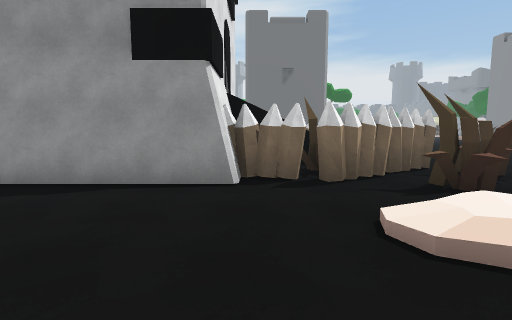
[1] (above)

23 first-person views from a walk through a 3-D level made in the Unity game engine. The camera is 1.4 m above the floor, tilts 6° down and sees 85° across. The floor is counted in squares, 2 m on a side. Each view is taken from the middle of a square. On the plan, view 1 faces up. The plan holds only what a view shows up to about 9 squares ahead; the rest is blank. The place goes on beyond the plan. The player is left out. Some animated figures are left out. Some surface patterns are stand-ins.

[2]
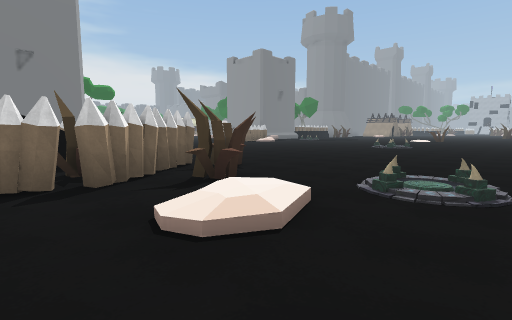

[3]
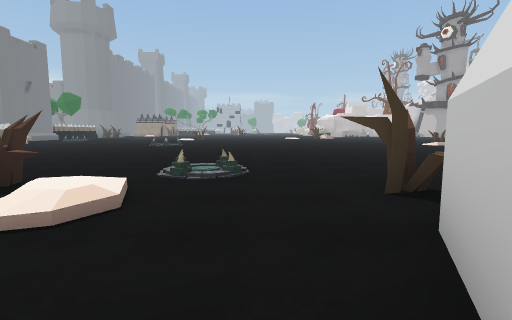

[4]
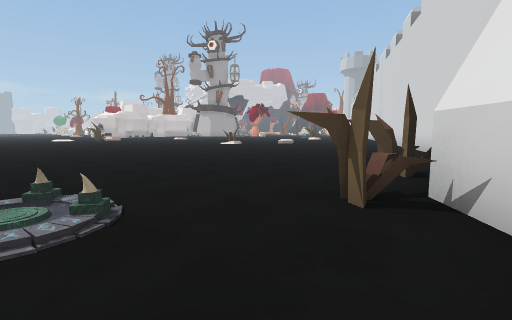

[5]
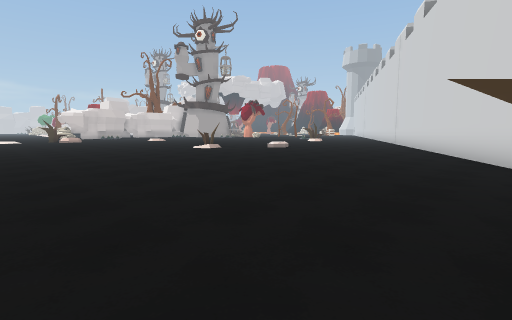

[6]
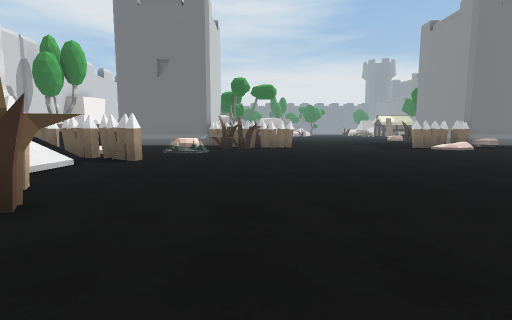

[7]
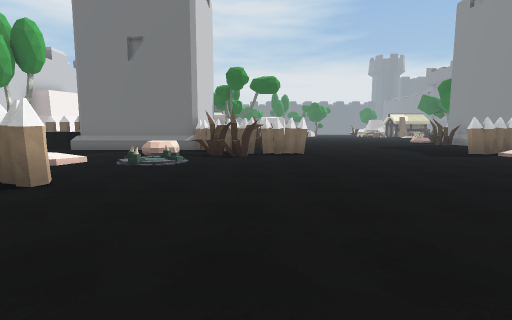

[8]
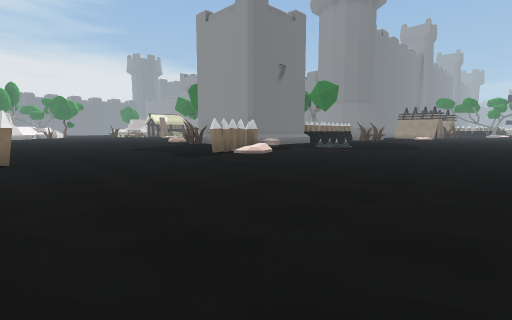

[9]
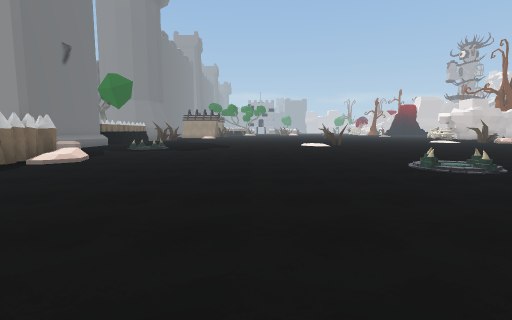

[10]
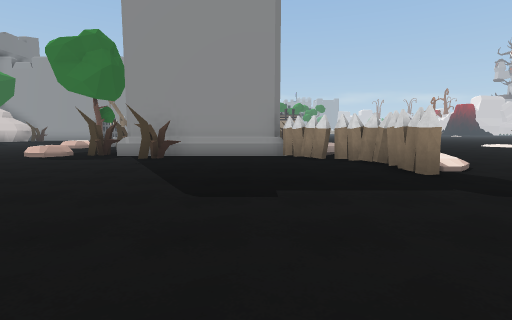

[11]
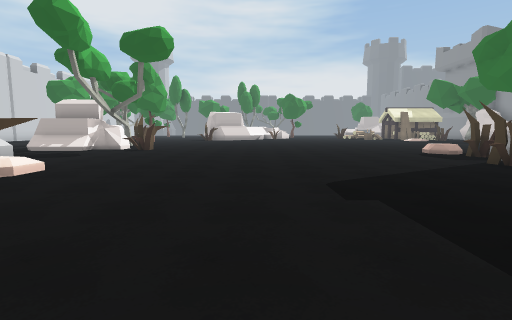

[12]
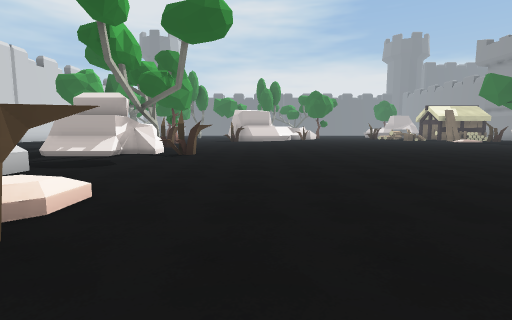

[13]
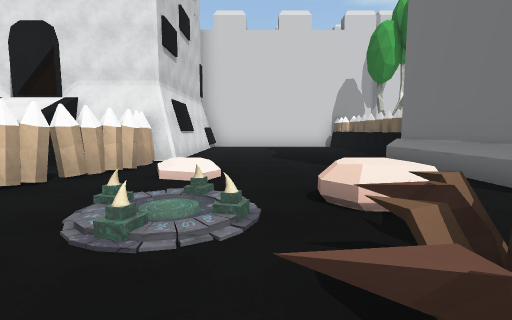

[14]
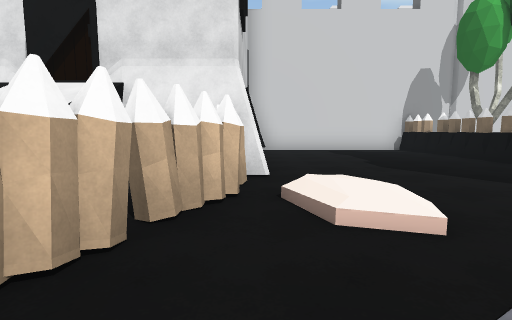

[15]
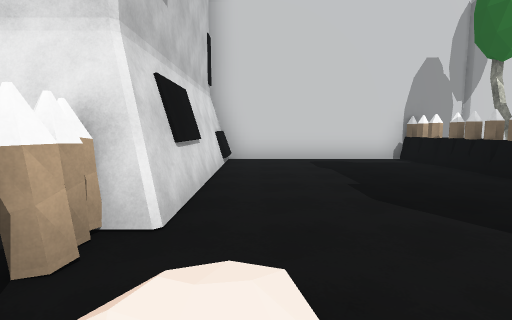

[16]
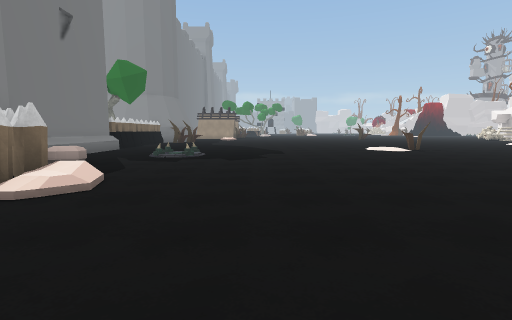

[17]
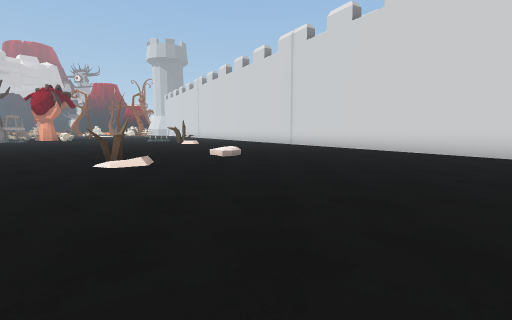

[18]
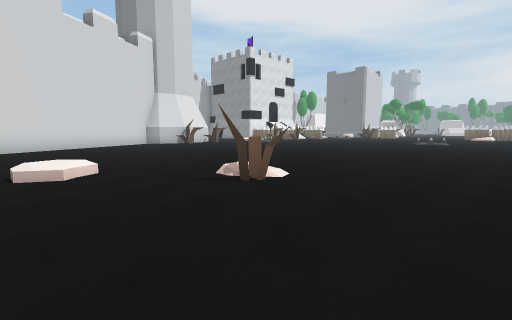

[19]
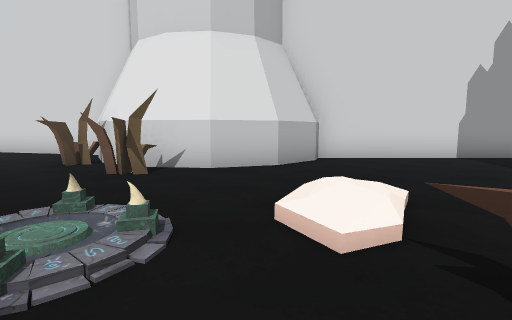

[20]
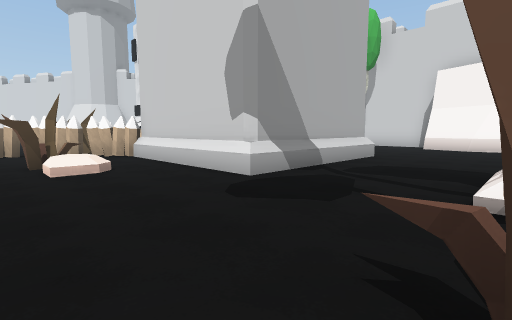

[21]
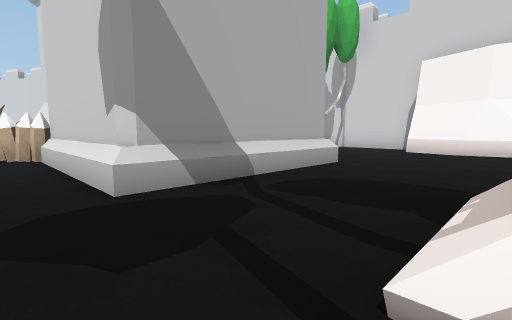

[22]
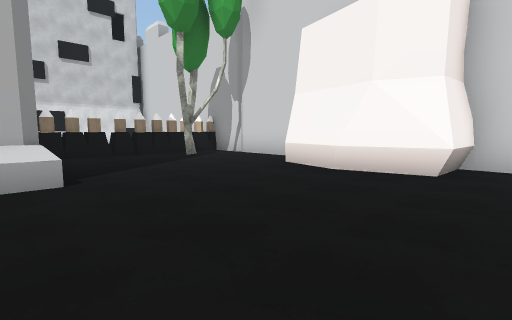

[23]
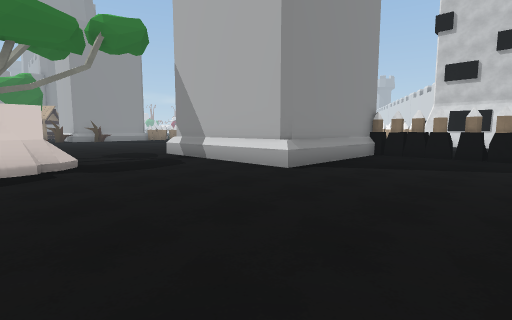

### Floor plan
Key: @ floor where view 1 was taken; # wall or solid block; . floor; / step, stairs or slope; = window, fence, low wall or low ledge; ^ raised ledge; O other object.
Columns run from 6 left of view 1 to 19 right of it. Each row starts with its distance up from view 1.
 24 #.......####...........
 23 ##......#^#.O..........
 22  #....................O
 21  #....................O
 20 ##....#####...........O
 19 #.....#   #..........O#
 18 #.....#   #..........O#
 17  .O...#   #.O.........#
 16 OOOOOO#  ##.O.........#
 15 #O....####O...........####
 14 #..........O........OOO...
 13 #........OOOOO.....OO.../
 12 #........//O........O.../.
 11 #......///=...............
 10 ####O#/O..................
  9      #OOOO................
  8      #O//.................
  7      #  /.................
  6      # //.................
  5      OOOOOO...............
  4    ###OOOO.....  .=.......
  3 #.......OO......  ..... ..
  2 ##.....//........  ....
  1  ##.......#.......   ..
  0   ##..@...........
 -1    ####..O........
 -2       ##O..............
 -3        ##..............
 -4         OO.............
 -5         ...............
 -6        #...............
 -7        ##..............
 -8         #..............
 -9         ##.........O...
-10          ##............
-11           #....../......
-12           ##............

Positions as (right, up) in squares from view 1, and headings:
1: (0, 0), facing up
2: (0, 0), facing up-right
3: (-1, 0), facing right
4: (1, 1), facing down-right
5: (3, -2), facing down-right
6: (6, 2), facing up
7: (6, 5), facing up
8: (7, 6), facing up-right
9: (7, 8), facing right
10: (8, 16), facing right
11: (10, 13), facing up
12: (8, 15), facing up
13: (6, 12), facing left
14: (4, 10), facing left
15: (2, 11), facing left
16: (10, 10), facing right
17: (10, -3), facing down
18: (16, -12), facing up-left
19: (4, 3), facing down-left
20: (7, 23), facing down-left
21: (5, 23), facing down-left
22: (0, 24), facing down-left
23: (-4, 24), facing down-right
